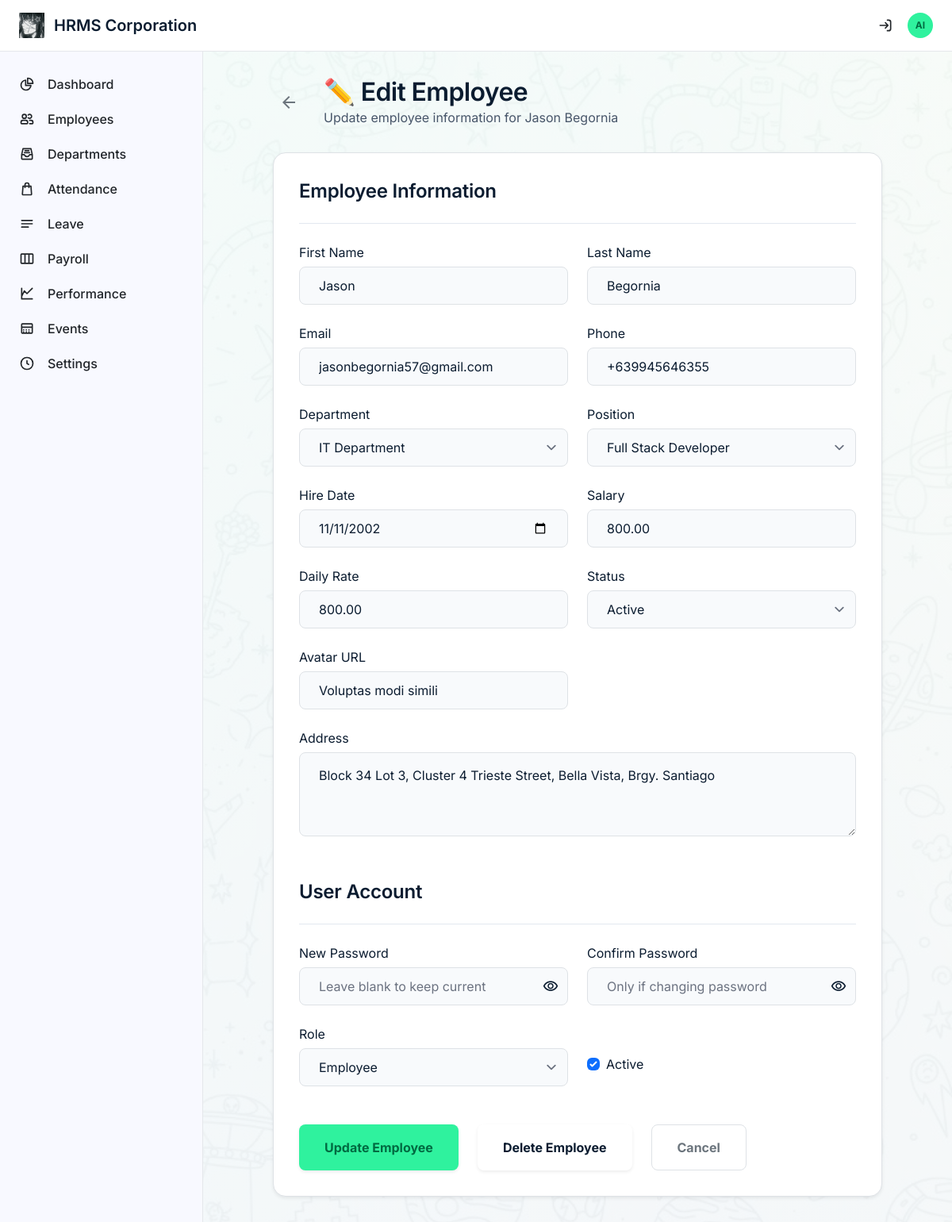
/admin/edit-employee?id=16 (signed in), run on the app's committed database.
### tables this page shows
CREATE TABLE `employees` (
  `id` int(11) NOT NULL,
  `user_id` int(11) DEFAULT NULL,
  `employee_id` varchar(20) NOT NULL,
  `first_name` varchar(100) NOT NULL,
  `last_name` varchar(100) NOT NULL,
  `phone` varchar(50) DEFAULT NULL,
  `department_id` int(11) DEFAULT NULL,
  `position` varchar(255) DEFAULT NULL,
  `hire_date` date DEFAULT NULL,
  `salary` decimal(12,2) DEFAULT NULL,
  `daily_rate` decimal(12,2) DEFAULT NULL,
  `status` enum('active','on_leave','terminated') DEFAULT 'active',
  `address` text DEFAULT NULL,
  `avatar_url` varchar(500) DEFAULT NULL,
  `created_at` timestamp NOT NULL DEFAULT current_timestamp(),
  `updated_at` timestamp NOT NULL DEFAULT current_timestamp() ON UPDATE current_timestamp()
);

CREATE TABLE `users` (
  `id` int(11) NOT NULL,
  `email` varchar(255) NOT NULL,
  `password_hash` varchar(255) NOT NULL,
  `role` enum('admin','employee','hr') NOT NULL DEFAULT 'employee',
  `is_active` tinyint(1) DEFAULT 1,
  `code` varchar(255) DEFAULT NULL,
  `last_login` timestamp NULL DEFAULT NULL,
  `created_at` timestamp NOT NULL DEFAULT current_timestamp(),
  `updated_at` timestamp NOT NULL DEFAULT current_timestamp() ON UPDATE current_timestamp(),
  `deleted_at` timestamp NULL DEFAULT NULL
);

CREATE TABLE `departments` (
  `id` int(11) NOT NULL,
  `name` varchar(100) NOT NULL,
  `description` text DEFAULT NULL,
  `positions` text DEFAULT NULL,
  `created_at` timestamp NOT NULL DEFAULT current_timestamp()
);

### includes/functions.php (called while the page is built, shortened)
<?php
function isAdmin(): bool {
    return ($_SESSION['role'] ?? '') === 'admin';
}
function h(?string $value): string {
    return htmlspecialchars($value ?? '', ENT_QUOTES, 'UTF-8');
}

### pages/admin/edit_employee.php (the view, shortened to what this page needs)
<?php
$id = $_GET['id'] ?? 0;
$stmt = $pdo->prepare("SELECT e.*, u.email as user_email, u.role as user_role, u.is_active as user_is_active, u.deleted_at FROM employees e LEFT JOIN users u ON e.user_id = u.id WHERE e.id = ?");
$stmt->execute([$id]);
$emp = $stmt->fetch();
$deleted = $emp['deleted_at'] ?? null;
require_once __DIR__ . '/../../includes/header.php';
$departments = $pdo->query("SELECT * FROM departments ORDER BY name")->fetchAll();
$hasUser = !is_null($emp['user_id']);
?>
<div class="max-w-3xl mx-auto">
    <div class="flex items-center gap-4 mb-8">
        <a href="<?= BASE_URL ?>/admin/employees" class="p-2 rounded-lg hover:bg-surface-container transition-colors">
            <span class="material-symbols-outlined text-secondary">arrow_back</span>
        </a>
        <div>
            <h2 class="font-headline-lg text-headline-lg text-on-surface flex items-center gap-2">✏️ Edit Employee</h2>
            <p class="text-text-body font-body-md">Update employee information for <?= h($emp['first_name'] . ' ' . $emp['last_name']) ?></p>
        </div>
    </div>
    <form method="POST" class="bg-surface-container-lowest rounded-2xl shadow-sm border border-border-subtle p-8 space-y-6">
        <h3 class="font-headline-md text-headline-md border-b border-border-subtle pb-4">Employee Information</h3>
        <div class="grid grid-cols-1 md:grid-cols-2 gap-6">
            <div class="space-y-1.5">
                <label class="font-label-md text-label-md text-on-surface-variant">First Name</label>
                <input name="first_name" value="<?= h($emp['first_name']) ?>" required class="w-full h-12 px-4 bg-surface-muted border border-border-subtle rounded-lg focus:outline-none focus:border-primary-container focus:ring-4 focus:ring-primary-container/10">
            </div>
            <div class="space-y-1.5">
                <label class="font-label-md text-label-md text-on-surface-variant">Last Name</label>
                <input name="last_name" value="<?= h($emp['last_name']) ?>" required class="w-full h-12 px-4 bg-surface-muted border border-border-subtle rounded-lg focus:outline-none focus:border-primary-container focus:ring-4 focus:ring-primary-container/10">
            </div>
            <div class="space-y-1.5">
                <label class="font-label-md text-label-md text-on-surface-variant">Email</label>
                <input name="email" type="email" value="<?= h($emp['user_email'] ?? '') ?>" <?= $hasUser ? 'required' : '' ?> class="w-full h-12 px-4 bg-surface-muted border border-border-subtle rounded-lg focus:outline-none focus:border-primary-container focus:ring-4 focus:ring-primary-container/10">
            </div>
            <div class="space-y-1.5">
                <label class="font-label-md text-label-md text-on-surface-variant">Phone</label>
                <input name="phone" value="<?= h($emp['phone'] ?? '') ?>" class="w-full h-12 px-4 bg-surface-muted border border-border-subtle rounded-lg focus:outline-none focus:border-primary-container focus:ring-4 focus:ring-primary-container/10">
            </div>
            <div class="space-y-1.5">
                <label class="font-label-md text-label-md text-on-surface-variant">Department</label>
                <select name="department_id" class="w-full h-12 px-4 bg-surface-muted border border-border-subtle rounded-lg focus:outline-none focus:border-primary-container focus:ring-4 focus:ring-primary-container/10">
                    <?php foreach ($departments as $dept): ?>
                    <option value="<?= $dept['id'] ?>" <?= $dept['id'] == $emp['department_id'] ? 'selected' : '' ?>><?= h($dept['name']) ?></option>
                    <?php endforeach; ?>
                </select>
            </div>
            <div class="space-y-1.5">
                <label class="font-label-md text-label-md text-on-surface-variant">Position</label>
                <select name="position" id="position" class="w-full h-12 px-4 bg-surface-muted border border-border-subtle rounded-lg focus:outline-none focus:border-primary-container focus:ring-4 focus:ring-primary-container/10">
                    <option value="">Select Department First</option>
                </select>
            </div>
            <div class="space-y-1.5">
                <label class="font-label-md text-label-md text-on-surface-variant">Hire Date</label>
                <input name="hire_date" type="date" value="<?= h($emp['hire_date'] ?? '') ?>" class="w-full h-12 px-4 bg-surface-muted border border-border-subtle rounded-lg focus:outline-none focus:border-primary-container focus:ring-4 focus:ring-primary-container/10">
            </div>
            <div class="space-y-1.5">
                <label class="font-label-md text-label-md text-on-surface-variant">Salary</label>
                <input name="salary" type="number" step="0.01" value="<?= h($emp['salary'] ?? '') ?>" class="w-full h-12 px-4 bg-surface-muted border border-border-subtle rounded-lg focus:outline-none focus:border-primary-container focus:ring-4 focus:ring-primary-container/10">
            </div>
            <div class="space-y-1.5">
                <label class="font-label-md text-label-md text-on-surface-variant">Daily Rate</label>
                <input name="daily_rate" type="number" step="0.01" value="<?= h($emp['daily_rate'] ?? '') ?>" class="w-full h-12 px-4 bg-surface-muted border border-border-subtle rounded-lg focus:outline-none focus:border-primary-container focus:ring-4 focus:ring-primary-container/10" placeholder="2500.00">
            </div>
            <div class="space-y-1.5">
                <label class="font-label-md text-label-md text-on-surface-variant">Status</label>
                <select name="status" class="w-full h-12 px-4 bg-surface-muted border border-border-subtle rounded-lg focus:outline-none focus:border-primary-container focus:ring-4 focus:ring-primary-container/10">
                    <option value="active" <?= $emp['status'] === 'active' ? 'selected' : '' ?>>Active</option>
                </select>
            </div>
            <div class="space-y-1.5">
                <label class="font-label-md text-label-md text-on-surface-variant">Avatar URL</label>
                <input name="avatar_url" value="<?= h($emp['avatar_url'] ?? '') ?>" class="w-full h-12 px-4 bg-surface-muted border border-border-subtle rounded-lg focus:outline-none focus:border-primary-container focus:ring-4 focus:ring-primary-container/10" placeholder="https://example.com/avatar.jpg">
            </div>
        </div>
        <div class="space-y-1.5">
            <label class="font-label-md text-label-md text-on-surface-variant">Address</label>
            <textarea name="address" rows="3" class="w-full px-4 py-3 bg-surface-muted border border-border-subtle rounded-lg focus:outline-none focus:border-primary-container focus:ring-4 focus:ring-primary-container/10"><?= h($emp['address'] ?? '') ?></textarea>
        </div>
        <h3 class="font-headline-md text-headline-md border-b border-border-subtle pb-4 pt-4">User Account</h3>
        <div class="grid grid-cols-1 md:grid-cols-2 gap-6">
            <div class="space-y-1.5">
                <label class="font-label-md text-label-md text-on-surface-variant"><?= $hasUser ? 'New ' : '' ?>Password</label>
                <div class="relative">
                    <input name="password" id="password" type="password" class="w-full h-12 pr-12 px-4 bg-surface-muted border border-border-subtle rounded-lg focus:outline-none focus:border-primary-container focus:ring-4 focus:ring-primary-container/10" placeholder="<?= $hasUser ? 'Leave blank to keep current' : 'Min 6 characters' ?>" <?= $hasUser ? '' : 'required' ?>>
                    <button type="button" onclick="togglePass('password','pass-icon')" class="absolute right-3 top-1/2 -translate-y-1/2 text-outline hover:text-primary transition-colors">
                        <span class="material-symbols-outlined text-xl" id="pass-icon">visibility</span>
                    </button>
                </div>
            </div>
            <div class="space-y-1.5">
                <label class="font-label-md text-label-md text-on-surface-variant">Confirm Password</label>
                <div class="relative">
                    <input name="confirm_password" id="confirm_password" type="password" class="w-full h-12 pr-12 px-4 bg-surface-muted border border-border-subtle rounded-lg focus:outline-none focus:border-primary-container focus:ring-4 focus:ring-primary-container/10" placeholder="<?= $hasUser ? 'Only if changing password' : 'Repeat password' ?>" <?= $hasUser ? '' : 'required' ?>>
                    <button type="button" onclick="togglePass('confirm_password','confirm-pass-icon')" class="absolute right-3 top-1/2 -translate-y-1/2 text-outline hover:text-primary transition-colors">
                        <span class="material-symbols-outlined text-xl" id="confirm-pass-icon">visibility</span>
                    </button>
                </div>
            </div>
            <div class="space-y-1.5">
                <label class="font-label-md text-label-md text-on-surface-variant">Role</label>
                <select name="role" class="w-full h-12 px-4 bg-surface-muted border border-border-subtle rounded-lg focus:outline-none focus:border-primary-container focus:ring-4 focus:ring-primary-container/10">
                    <option value="employee" <?= ($emp['user_role'] ?? 'employee') === 'employee' ? 'selected' : '' ?>>Employee</option>
                </select>
            </div>
            <div class="space-y-1.5 flex items-end pb-3">
                <label class="flex items-center gap-2 cursor-pointer">
                    <input type="checkbox" name="is_active" <?= ($emp['user_is_active'] ?? 1) ? 'checked' : '' ?> class="w-4 h-4 rounded border-border-subtle text-primary focus:ring-primary-container">
                    <span class="font-label-md text-label-md text-on-surface-variant">Active</span>
                </label>
            </div>
        </div>
        <div class="flex gap-4 pt-4">
            <button type="button" onclick="confirmSave()" class="px-8 py-3 bg-primary-container text-on-primary-container font-bold rounded-lg hover:brightness-95 transition-all shadow-sm">Update Employee</button>
            <?php if (isAdmin() && !$deleted && $hasUser): ?>
                <button type="button" onclick="confirmDelete()" class="px-8 py-3 bg-error-container text-on-error-container font-bold rounded-lg hover:brightness-95 transition-all shadow-sm">Delete Employee</button>
            <?php endif; ?>
            <a href="<?= BASE_URL ?>/admin/employees" class="px-8 py-3 border border-border-subtle rounded-lg font-bold text-secondary hover:bg-surface-muted transition-all">Cancel</a>
        </div>
    </form>
</div>
<?php require_once __DIR__ . '/../../includes/footer.php'; ?>

### includes/header.php (style rules this page uses)
body { font-family: 'Inter', sans-serif; background-color: #f8f9ff; }
.material-symbols-outlined { font-variation-settings: 'FILL' 0, 'wght' 400, 'GRAD' 0, 'opsz' 24; vertical-align: middle; }

### data on the page
employees: first_name+last_name "Jason Begornia", first_name "Jason", last_name "Begornia", email "jasonbegornia57@gmail.com", phone "+639945646355", department_id "IT Department", hire_date "11/11/2002", salary "800.00", daily_rate "800.00", status "Active", avatar_url "Voluptas modi simili", address "Block 34 Lot 3, Cluster 4 Trieste Street, Bella Vista, Brgy. Santiago"
users: role "Employee", is_active "☑"

### other printed values
substr($_SESSION['user_name'] ?? 'AU', 0, 2) "AI"
